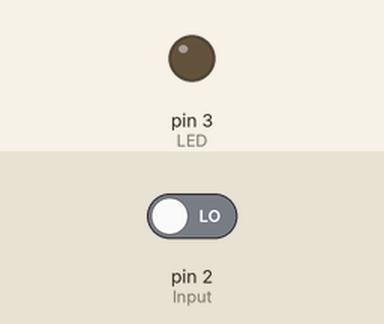
Recording of a sketch running on a simulated Arduino Uno, built with avr-gcc and run on an emulated ATmega328P. Shown: output pins drawn as LEDs (lit = HIGH). Inputs (shaded band) come from the test bench; at power-on: pin 2 (Input) LOW.

Above: at 1.2 s.
1.3 s: pin 2 (Input) driven HIGH
At 2.5 s:
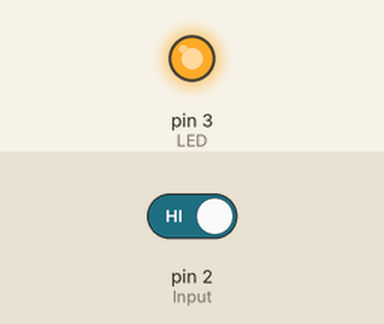
2.8 s: pin 2 (Input) driven LOW
At 4.0 s:
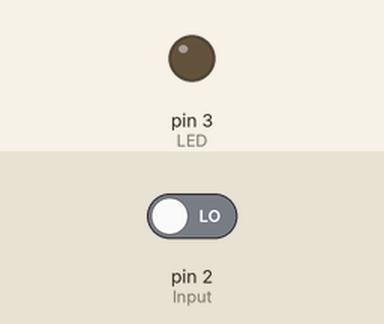
Timing chart, 0 to 5.8 s (numbered marks = the images above; inputs shaded):
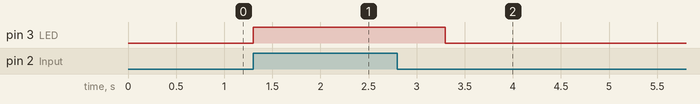

Measured:
- after the input at 1.3 s, pin 3 (LED): LOW → HIGH at once
- after the input at 2.8 s, pin 3 (LED): HIGH → LOW after 0.50 s

The sketch:

sketch_apr19b.ino
```cpp
#define LED 3
#define Input 2

void setup() {
  pinMode(LED, OUTPUT);
  pinMode(Input, INPUT);

}

void loop() {
  int sw_in;
  sw_in = digitalRead(Input);
  if(sw_in == HIGH) {    // 그라운드랑 디지털 회로랑 연결이 되어있는데, 스위치 작동시 5V전력이 풀다운 저항으로 인해 그라운드와 디지털 회로 동시에 전력이 들어가 HIGH로 입력받음
    digitalWrite(LED, HIGH);
    delay(1000);
  }
  else {
    digitalWrite(LED, LOW);
  }
}
```
